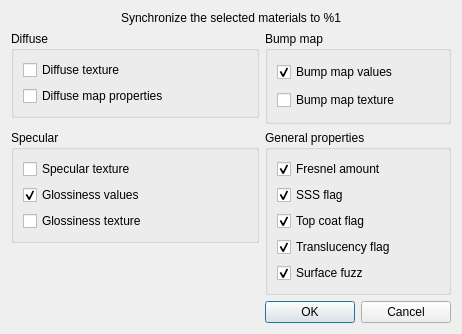
<?xml version="1.0" encoding="UTF-8"?>
<ui version="4.0">
 <class>syncMats</class>
 <widget class="QDialog" name="syncMats">
  <property name="geometry">
   <rect>
    <x>0</x>
    <y>0</y>
    <width>462</width>
    <height>305</height>
   </rect>
  </property>
  <property name="windowTitle">
   <string>Synchronize materials</string>
  </property>
  <layout class="QGridLayout" name="gridLayout">
   <item row="0" column="0" colspan="4">
    <widget class="QLabel" name="caption">
     <property name="text">
      <string>Synchronize the selected materials to %1</string>
     </property>
     <property name="alignment">
      <set>Qt::AlignCenter</set>
     </property>
    </widget>
   </item>
   <item row="1" column="0" colspan="2">
    <widget class="QGroupBox" name="groupBox_4">
     <property name="sizePolicy">
      <sizepolicy hsizetype="Preferred" vsizetype="Fixed">
       <horstretch>0</horstretch>
       <verstretch>0</verstretch>
      </sizepolicy>
     </property>
     <property name="title">
      <string>Diffuse</string>
     </property>
     <layout class="QVBoxLayout" name="verticalLayout_4">
      <item>
       <widget class="QCheckBox" name="diffuseMap">
        <property name="toolTip">
         <string>Replaces all the Diffuse texture in the selected materials</string>
        </property>
        <property name="text">
         <string>Diffuse texture</string>
        </property>
       </widget>
      </item>
      <item>
       <widget class="QCheckBox" name="diffuseProps">
        <property name="toolTip">
         <string>Synchronizes the gain, tiling and offset properties of the Diffuse texture</string>
        </property>
        <property name="text">
         <string>Diffuse map properties</string>
        </property>
       </widget>
      </item>
     </layout>
    </widget>
   </item>
   <item row="1" column="2" rowspan="2" colspan="2">
    <widget class="QGroupBox" name="groupBox_2">
     <property name="title">
      <string>Bump map</string>
     </property>
     <layout class="QVBoxLayout" name="verticalLayout">
      <item>
       <widget class="QCheckBox" name="bumpMap">
        <property name="text">
         <string>Bump map values</string>
        </property>
        <property name="checked">
         <bool>true</bool>
        </property>
       </widget>
      </item>
      <item>
       <widget class="QCheckBox" name="bumpMapTex">
        <property name="text">
         <string>Bump map texture</string>
        </property>
       </widget>
      </item>
     </layout>
    </widget>
   </item>
   <item row="2" column="0">
    <spacer name="verticalSpacer_2">
     <property name="orientation">
      <enum>Qt::Vertical</enum>
     </property>
     <property name="sizeHint" stdset="0">
      <size>
       <width>20</width>
       <height>2</height>
      </size>
     </property>
    </spacer>
   </item>
   <item row="3" column="0" colspan="2">
    <widget class="QGroupBox" name="groupBox">
     <property name="sizePolicy">
      <sizepolicy hsizetype="Preferred" vsizetype="Fixed">
       <horstretch>0</horstretch>
       <verstretch>0</verstretch>
      </sizepolicy>
     </property>
     <property name="title">
      <string>Specular</string>
     </property>
     <layout class="QVBoxLayout" name="verticalLayout_2">
      <item>
       <widget class="QCheckBox" name="specularTex">
        <property name="text">
         <string>Specular texture</string>
        </property>
        <property name="checked">
         <bool>false</bool>
        </property>
       </widget>
      </item>
      <item>
       <widget class="QCheckBox" name="glossiness">
        <property name="text">
         <string>Glossiness values</string>
        </property>
        <property name="checked">
         <bool>true</bool>
        </property>
       </widget>
      </item>
      <item>
       <widget class="QCheckBox" name="glossinessTex">
        <property name="text">
         <string>Glossiness texture</string>
        </property>
       </widget>
      </item>
     </layout>
    </widget>
   </item>
   <item row="3" column="2" rowspan="2" colspan="2">
    <widget class="QGroupBox" name="groupBox_3">
     <property name="title">
      <string>General properties</string>
     </property>
     <layout class="QVBoxLayout" name="verticalLayout_3">
      <item>
       <widget class="QCheckBox" name="fresnel">
        <property name="text">
         <string>Fresnel amount</string>
        </property>
        <property name="checked">
         <bool>true</bool>
        </property>
       </widget>
      </item>
      <item>
       <widget class="QCheckBox" name="sssFlag">
        <property name="text">
         <string>SSS flag</string>
        </property>
        <property name="checked">
         <bool>true</bool>
        </property>
       </widget>
      </item>
      <item>
       <widget class="QCheckBox" name="topCoatFlag">
        <property name="text">
         <string>Top coat flag</string>
        </property>
        <property name="checked">
         <bool>true</bool>
        </property>
       </widget>
      </item>
      <item>
       <widget class="QCheckBox" name="translucencyFlag">
        <property name="text">
         <string>Translucency flag</string>
        </property>
        <property name="checked">
         <bool>true</bool>
        </property>
       </widget>
      </item>
      <item>
       <widget class="QCheckBox" name="surfaceFuzz">
        <property name="text">
         <string>Surface fuzz</string>
        </property>
        <property name="checked">
         <bool>true</bool>
        </property>
       </widget>
      </item>
     </layout>
    </widget>
   </item>
   <item row="4" column="1">
    <spacer name="verticalSpacer">
     <property name="orientation">
      <enum>Qt::Vertical</enum>
     </property>
     <property name="sizeHint" stdset="0">
      <size>
       <width>20</width>
       <height>25</height>
      </size>
     </property>
    </spacer>
   </item>
   <item row="5" column="0" colspan="2">
    <spacer name="horizontalSpacer">
     <property name="orientation">
      <enum>Qt::Horizontal</enum>
     </property>
     <property name="sizeHint" stdset="0">
      <size>
       <width>248</width>
       <height>20</height>
      </size>
     </property>
    </spacer>
   </item>
   <item row="5" column="2">
    <widget class="QPushButton" name="btnOK">
     <property name="text">
      <string>OK</string>
     </property>
    </widget>
   </item>
   <item row="5" column="3">
    <widget class="QPushButton" name="btncancel">
     <property name="text">
      <string>Cancel</string>
     </property>
    </widget>
   </item>
  </layout>
 </widget>
 <resources/>
 <connections>
  <connection>
   <sender>btncancel</sender>
   <signal>clicked()</signal>
   <receiver>syncMats</receiver>
   <slot>reject()</slot>
   <hints>
    <hint type="sourcelabel">
     <x>663</x>
     <y>432</y>
    </hint>
    <hint type="destinationlabel">
     <x>678</x>
     <y>379</y>
    </hint>
   </hints>
  </connection>
  <connection>
   <sender>btnOK</sender>
   <signal>clicked()</signal>
   <receiver>syncMats</receiver>
   <slot>accept()</slot>
   <hints>
    <hint type="sourcelabel">
     <x>527</x>
     <y>437</y>
    </hint>
    <hint type="destinationlabel">
     <x>518</x>
     <y>368</y>
    </hint>
   </hints>
  </connection>
 </connections>
</ui>
